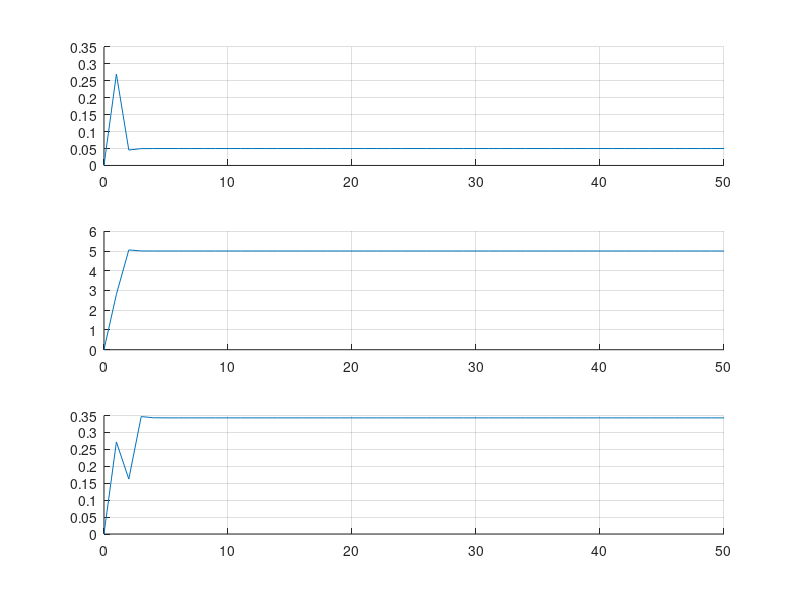

This chart was generated by the following MATLAB code:
clc;
clear;
close all;

% Electrical Parameters 
Rc = 0.33;
Rl = 1.6;
Ron = 0.05;
Ro = 100;
C = 56e-6;
L = 10e-3;
Vin = 15;
Vj = 0.1;

% Sampling period
Ts = 1e-3;

% Computing the equilibrium point
x2_eq = 5;
x1_eq = x2_eq/Ro;
x_eq = [x1_eq;x2_eq];
u_eq = (Ro*Vj + Rl*x2_eq + Ro*x2_eq)/(Ro*Vin + Ro*Vj - Ron*x2_eq);

% Creating the state space model
a11 = -(Rl+Ron*u_eq)/L;
a12 = -1/L;
a21 = (-Rc*Ro*Rl*C+Ro*L-Rc*Ro*Ron*C*u_eq)/((Rc+Ro)*L*C);
a22 = -(Rc*Ro*C+L)/((Rc+Ro)*L*C);
b1 = (Vin+Vj-Ron*x1_eq)/L;
b2 = (Rc*Ro*(Vin+Vj-Ron*x1_eq))/((Rc+Ro)*L);

A = [a11 a12; a21 a22];
B = [b1;b2];
C = [0 1];

if det([C;C*A]) ~= 0 && det([B A*B]) ~= 0
    disp("Observable and controllable");
end

nx = size(B,1);
nu = size(B,2);
ny = size(C,1);

ss_c = ss(A,B,C,0);
ss_d = c2d(ss_c,Ts);

Q = [100 0; 0 1];
R = 1*eye(nu);
K_continuous = lqr(ss_c.A,ss_c.B,Q,R);
K_continuous = -K_continuous
K_discrete = dlqr(ss_d.A,ss_d.B,Q,R);
K_discrete = -K_discrete;

%% Simulation

ref = 5;
x0 = [0;0];

t = 0:50;

x_hist = zeros(nx,length(t));
x_hist(:,1) = x0;

u_hist = zeros(1,length(t)-1);

for i=1:length(t)-1
    u_hist(:,i) = K_discrete*(x_hist(:,i)-x_eq) + u_eq;
    x_hist(:,i+1) = x_eq + ss_d.A * (x_hist(:,i)-x_eq) + ss_d.B * (u_hist(:,i)-u_eq);
end


figure;
subplot(3,1,1);
grid on; hold on;
plot(t, x_hist(1,:));
grid on;

subplot(3,1,2);
grid on; hold on;
plot(t, x_hist(2,:));
grid on;

subplot(3,1,3);
grid on; hold on;
plot(t, [0 u_hist]);
grid on;



